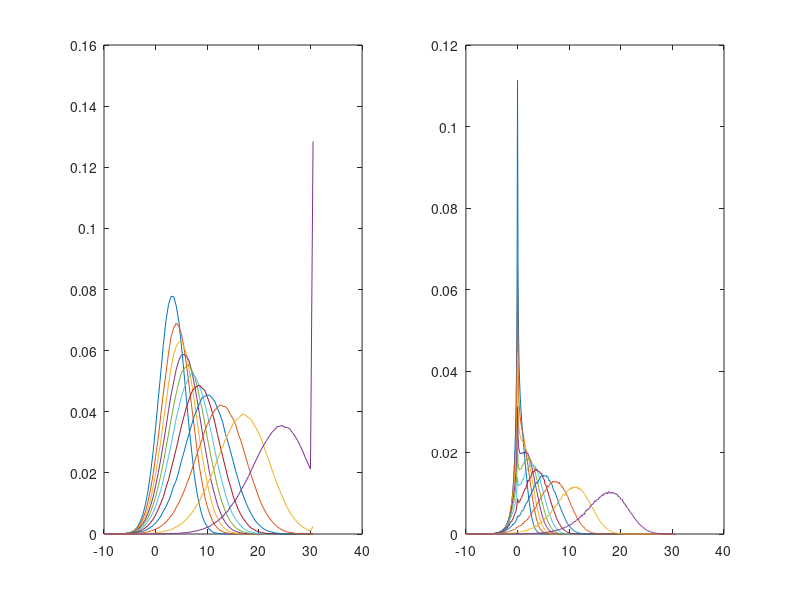

Reproduce this figure in MATLAB.
% dewnsity evolution of a simple regular LDPC code with the particle method
% (population dynamics)
function PDF_Evolution_MonteCarlo_BiAWGN
dv = 3;
dc = 6;
EbN0_dB = 2.1;

% design rate
rd = 1 - dv/dc;

EsN0_dB = EbN0_dB + 10*log10(rd);

% noise standard deviation
sigma_n = sqrt(0.5 * 10.^(-EsN0_dB/10));

% number of decoding iterations
iterations = 11;

% slows down quite a lot! Use with care and only for debugging
display_histogram = true;

% population size
N = 1000000;


% all-zero codeword (+1) with errors
z = 1 + sigma_n*randn(N,1);
 

LLRs = z * 2 / (sigma_n^2);



CN_messages = zeros(N,1);
for i=1:iterations
    % compute VN to CN messages
    if i == 1
        VN_messages = LLRs;
    else
        % VN operation
        VN_messages = LLRs(randi(N,N,1)) + sum(CN_messages(randi(N,N,dv-1)),2);
    end
    
    if display_histogram
        % histograms for display/debug purposes
        [H,X] = hist(VN_messages,-10:0.5:30.5);
        H = H./sum(H);
        VNh{i} = H;
        VXh{i} = X;        
    end
    
    if ~display_histogram && all(VN_messages > 0)
        % no more errors, abort
        fprintf('No errors after %d iterations', i);
        break;
    end
    
    CN_messages = zeros(N,1);
    % here, implement the sum product rule
    idx = randi(N,N,dc-1);
    CN_messages = phi(sum(phi(abs(VN_messages(idx))),2)) .* prod(sign_corr(VN_messages(idx)),2);
    
    if display_histogram        
        [H,X] = hist(CN_messages,-10:0.1:30.5);
        H = H./sum(H);
        CNh{i} = H;
        CXh{i} = X;        
    end
    
    if all(VN_messages > 0)
        % no more errors, abort
        fprintf('No errors');
        break;
    end
    
end
 if display_histogram
     figure(1);
     subplot(1,2,1);
     for k=1:i
         plot(VXh{k},VNh{k});         
         hold all;
     end
     hold off;
     
     subplot(1,2,2);
     for k=1:i
        plot(CXh{k},CNh{k});
        hold all;
     end
     hold off;
     shg    
 end
end

function s = sign_corr(x)
s = sign(x);
s(x == 0) = (-1).^randi([0 1], size(s(x==0)));
end


%INF_CONDITION = [0, 692];
function y = phi(x)
y = log(coth(x/2));
y(x  <= 1e-300) = 692;
end
%phi = @(x)((x > 1e-300)*log(coth(x/2)) + INF_CONDITION(1+(x <= 1e-300)));
